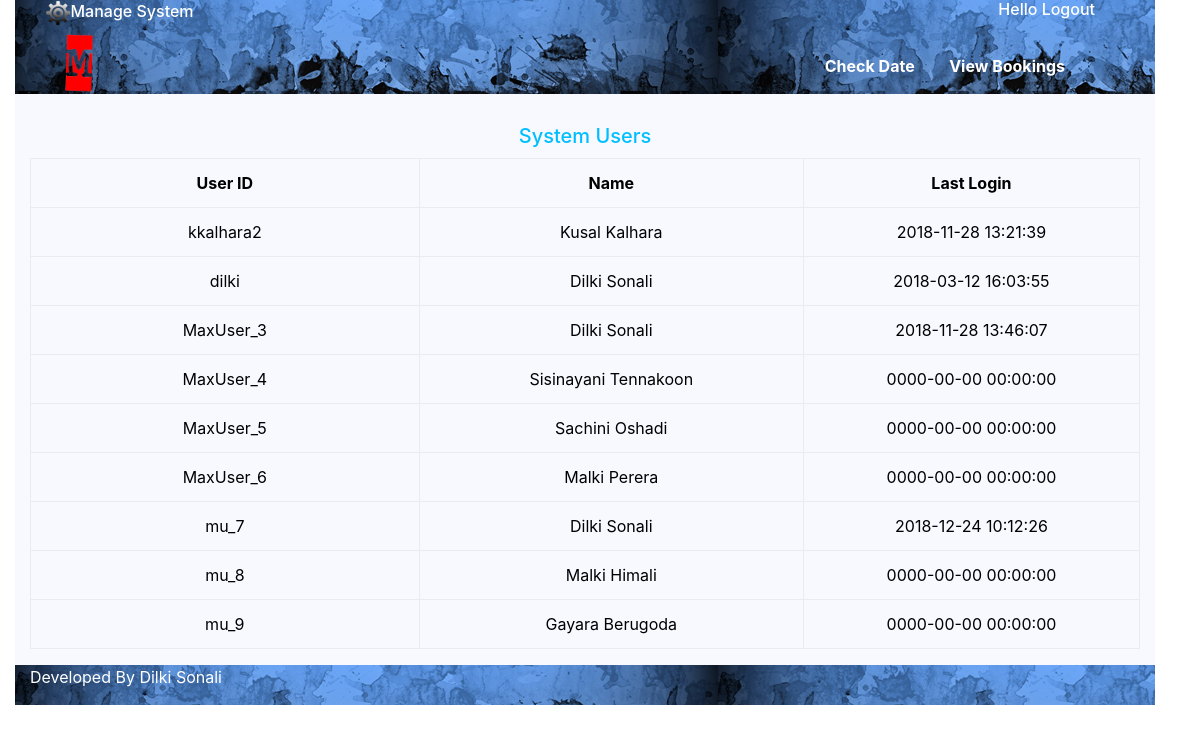
The app's page /user_List.php with its own data.
### tables this page shows
CREATE TABLE `system_user` (
  `id` int(11) NOT NULL,
  `user_id` varchar(20) NOT NULL,
  `first_name` varchar(100) NOT NULL,
  `last_name` varchar(100) NOT NULL,
  `password` varchar(40) NOT NULL,
  `last_login` datetime NOT NULL,
  `user_deleted` int(11) NOT NULL
);

### user_List.php (the view, shortened to what this page needs)
<?php
    require_once('inc/connection.php');
    $query = "SELECT * FROM system_user WHERE user_deleted = 0 ORDER BY id ASC";
    $result_set =mysqli_query($connection,$query);
    $user_List = '';
    if($result_set){
        $user_List .="<h5 class='available text-center marginTop30px marginBottom10px'>System Users</h5>";
        $user_List .= "<table class='table table-bordered userTable text-center'>";
        $user_List .="<tr>";
        $user_List .="<th>User ID</th>";
        $user_List .="<th>Name</th>";
        $user_List .="<th>Last Login</th>";
        $user_List .="</tr>";
        while($result = mysqli_fetch_assoc($result_set)){
            $user_List .="<tr>";
            $user_List .= "<td>{$result['user_id']}</td>";
            $user_List .= "<td>{$result['first_name']} {$result['last_name']}</td>";
            $user_List .= "<td>{$result['last_login']}</td>";
            $user_List .= "</tr>";
        }
        $user_List .="</table>";
    }
?>
<!DOCTYPE html>
<html>
<head>
	<link rel="stylesheet" href="css/bootstrap.min.css">
	<link rel="stylesheet" href="css/main.css">
</head>
<body>
	<div class="container content">
		<div class="row">
            <div class="row col-lg-12 navigationBar">
                <div class="row logOut col-lg-12">
                    <div class="col-lg-6  textAlignLeft">
                        <h6><a href="admin.php"><img src="images/icons/settings-icon.png" alt="">Manage System</a></h6>
                    </div>
                    <div class="col-lg-6 textAlignRight">
                        <h6>Hello <?php echo $_SESSION['last_name']?> <a href="logout.php">Logout</a></h6>
                    </div>
                </div>
                <div class="row col-lg-12">
                    <div class="col-lg-2 logoDiv">
                        <img src="images/Max_logo.png" alt="">
                    </div>
                    <div class="col-lg-10 links">
                        <ul>
                            <li><a href="check_Availability.php">Check Date</a></li>
                            <li><a href="view_Bookings.php">View Bookings</a></li>
                        </ul>
                    </div>
                </div>
            </div>
		</div>
		<div class="row">
			<div class="col-lg-12 mainDiv">
                <?php echo $user_List; ?>
			</div>
		</div>
		<div class="row">
			<div class="row col-lg-12 footer">
				<p>Developed By Dilki Sonali</p>
			</div>
		</div>
	</div>
</body>
</html>

### css/main.css (style rules this page uses)
* a { color: white; }
* { margin: 0; padding: 0; box-sizing: border-box; }
.marginBottom10px { margin-bottom: 10px; }
.marginTop30px { margin-top: 30px; }
.available { color:deepskyblue; }
.textAlignRight { text-align: right; }
.textAlignLeft { text-align: left; }
.links ul { list-style-type: none; float: right; margin-top: 20px; }
.links ul li { display: inline-block; }
.links ul li a { text-decoration: none; padding-right: 30px; font-weight: bold; }
.logoDiv img { width: 40%; }
.logOut a { text-decoration: none; }
.logOut img { width: 5%; }
.navigationBar { background-image: url("../images/menu-low.jpg"); background-repeat: repeat-x; }
.navigationBar h6 { color:white; }
.userTable th { width: 30px; }
.mainDiv { background-color: ghostwhite; margin-left: -15px; color: black; }
.footer { background-image: url("../images/menu-low.jpg"); color: white; }

### records on screen
system_user: user_id "kkalhara2", first_name "Kusal", last_name "Kalhara", last_login "2018-11-28 13:21:39"
system_user: user_id "dilki", first_name "Dilki", last_name "Sonali", last_login "2018-03-12 16:03:55"
system_user: user_id "MaxUser_3", first_name "Dilki", last_name "Sonali", last_login "2018-11-28 13:46:07"
system_user: user_id "MaxUser_4", first_name "Sisinayani", last_name "Tennakoon", last_login "0000-00-00 00:00:00"
system_user: user_id "MaxUser_5", first_name "Sachini", last_name "Oshadi", last_login "0000-00-00 00:00:00"
system_user: user_id "MaxUser_6", first_name "Malki", last_name "Perera", last_login "0000-00-00 00:00:00"
system_user: user_id "mu_7", first_name "Dilki", last_name "Sonali", last_login "2018-12-24 10:12:26"
system_user: user_id "mu_8", first_name "Malki", last_name "Himali", last_login "0000-00-00 00:00:00"
system_user: user_id "mu_9", first_name "Gayara", last_name "Berugoda", last_login "0000-00-00 00:00:00"
